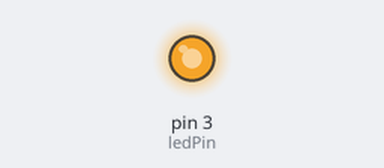
The sketch below on a simulated Arduino Uno, built with avr-gcc and run on an emulated ATmega328P. On the bench: output pins drawn as LEDs (lit = HIGH). Random numbers use the default seed unless the sketch sets one.

Above: at 0.05 s.
At 9.66 s:
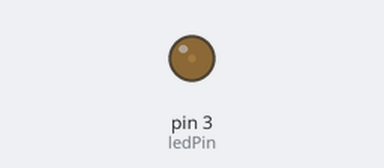
At 19.87 s:
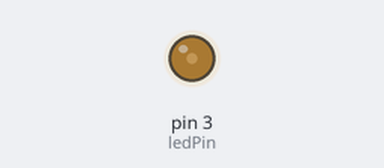
At 39.79 s:
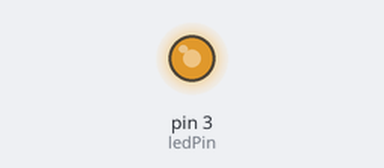
Timing chart, 0 to 40.0 s (numbered marks = the images above):
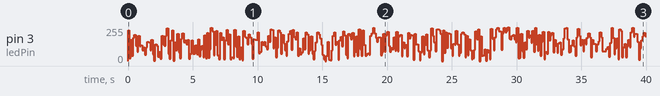

Measured:
- by itself, pin 3 (ledPin): 0/255 → 232/255 at 0.00 s, → 19/255 0.10 s later, → 158/255 0.10 s later, → 38/255 0.10 s later, … (398 changes in this stretch)

The sketch:

AnalogWrite_random.ino
```cpp
int ledPin = 3;

void setup() {
}


void loop() {

  analogWrite(ledPin,random(255));
  delay(100);
}
```
